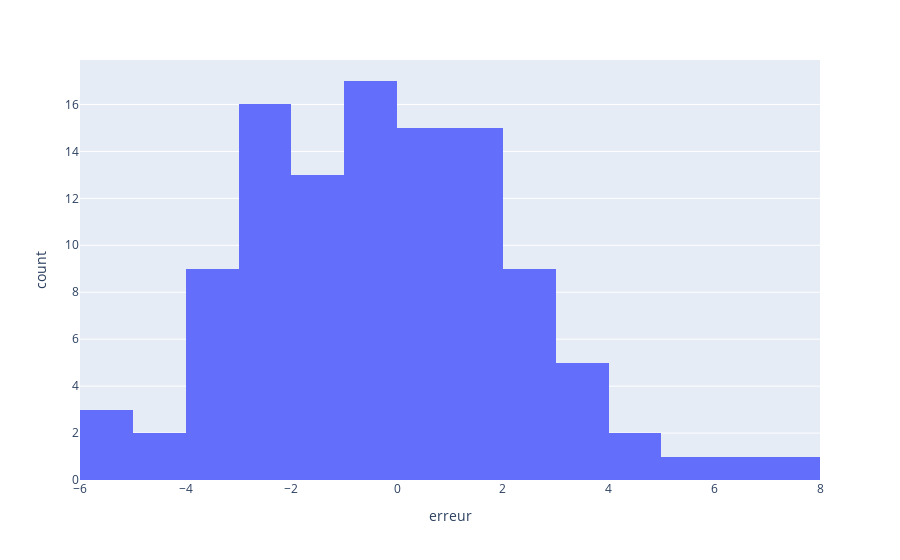

Notebook cell for this chart:
### Code cell
px.histogram(resultat,'erreur')

### Figure 1 — Plotly figure (JSON) as saved in the notebook; plotly's stock layout.template omitted (floating-point values rounded to 4 significant figures)
{"data": [{"alignmentgroup": "True", "bingroup": "x", "hovertemplate": "erreur=%{x}<br>count=%{y}<extra></extra>", "legendgroup": "", "marker": {"color": "#636efa", "pattern": {"shape": ""}}, "name": "", "offsetgroup": "", "orientation": "v", "showlegend": false, "type": "histogram", "x": [0.8341, 2.163, 2.226, 2.25, 3.591, 1.896, -0.29, 2.413, 2.113, 1.094, 1.667, 3.59, -1.083, 1.413, -0.01493, -0.2275, -1.598, -0.172, 1.577, -1.362, -0.255, 0.6548, 1.444, 3.395, 0.8104, 1.68, 0.3496, -1.044, -1.567, -0.6725, -2.02, -3.809, 0.3934, 0.4206, -1.735, -1.241, -0.7422, -3.187, 0.9356, 1.479, 2.306, -1.771, -2.036, 4.086, 3.967, -2.486, 0.8231, -0.6808, -0.3118, -3.897, -3.623, 1.346, -1.574, 7.245, -3.836, -1.135, -2.263, -2.683, -0.6489, 0.6129, 6.28, 2.167, -2.104, 0.9756, -0.6286, -2.003, -1.685, -2.775, 1.197, -4.188, -0.1362, -2.316, 1.967, -1.294, 3.824, 5.818, 1.164, -0.6072, 1.698, -5.764, 0.2105, -2.4, -5.25, -5.46, -0.06191, -0.5326, 0.2075, 1.15, 2.267, -2.126, -2.914, -3.66, 0.2868, -2.856, -0.9193, 2.807, -3.488, -4.722, -1.831, -0.3175, -2.945, -3.211, 0.05146, 0.3072, -2.138, 4.316, 1.656, -3.934, -2.923], "xaxis": "x", "yaxis": "y"}], "layout": {"barmode": "relative", "legend": {"tracegroupgap": 0}, "margin": {"t": 60}, "xaxis": {"anchor": "y", "domain": [0, 1], "title": {"text": "erreur"}}, "yaxis": {"anchor": "x", "domain": [0, 1], "title": {"text": "count"}}}}
